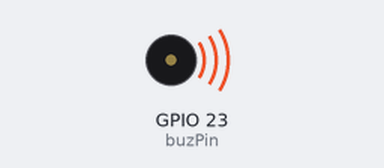
Bench run of a sketch on a simulated ESP32. Shown: buzzer (waves = sounding). What the sketch prints to the serial monitor is not drawn.

Above: at 0.1 s.
Timing chart, 0 to 40.0 s (numbered marks = the images above):
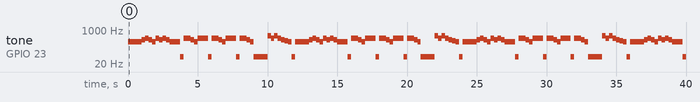

The sketch:

Task04-C.ino
```cpp
//make tones by using pwm
// freq -> pitch
// duty -> volume(?)

//setting PWM properties
//const int freq = 5000;
const int ledChannel = 0;
const int resolution = 8;
const int buzPin = 23;
const int duty = 128;

#define C 262 //도
#define D 294 //레
#define E 330 //미
#define G 392 //솔
#define CC 523 //높은도


//variables
int sVal;
int a = 125;
int b = 250;
int c = 1000;
//notes
//enum Notes{C3=0, CS3, D3, DS3, E3, F3};
int nFrq[] = {/*131,139,147,156,165,175*/262, 277, 294, 311, 330, 349};
int dur[49] = {b, a, a, b, b, b, a, a, b, b,  a, a, b, a, a, b,  b, b, b, b,
               b, b, b, b,   b, b, b, b,    b, b, b, b,      b, b, b, b,
               b, b, b, b,   c,          b, b, b, b,      b, b, b, b
              };
int note[49] = {C, C, C, C, C,  E, G, G, E, C,  G, G, E, G, G, E,  C, C, C, '.',
                G, G, E, C,    G, G, G, '.',    G, G, E, C,      G, G, G, '.',
                G, G, E, C,    '.',          CC, G, CC, G,    E, D, C, '.'
               };

void playNote(int note, int dur) {
  ledcSetup(ledChannel, note, resolution);
  ledcWrite(ledChannel, duty);

  Serial.println(note);
  delay(dur);
}

void setup() {
  Serial.begin(115200);
  ledcAttachPin(buzPin, ledChannel);
}

void loop() {
  for (int i = 0; i <= 48; i++) {
    playNote(note[i], dur[i]);
  }

}
```

Measured:
- by itself, tone on GPIO 23 (buzPin): plays 262 Hz for 1.0 s, 330 Hz for 0.25 s, 392 Hz for 0.25 s, 330 Hz for 0.25 s, 262 Hz for 0.25 s, 392 Hz for 0.25 s … (110 notes in this stretch)
